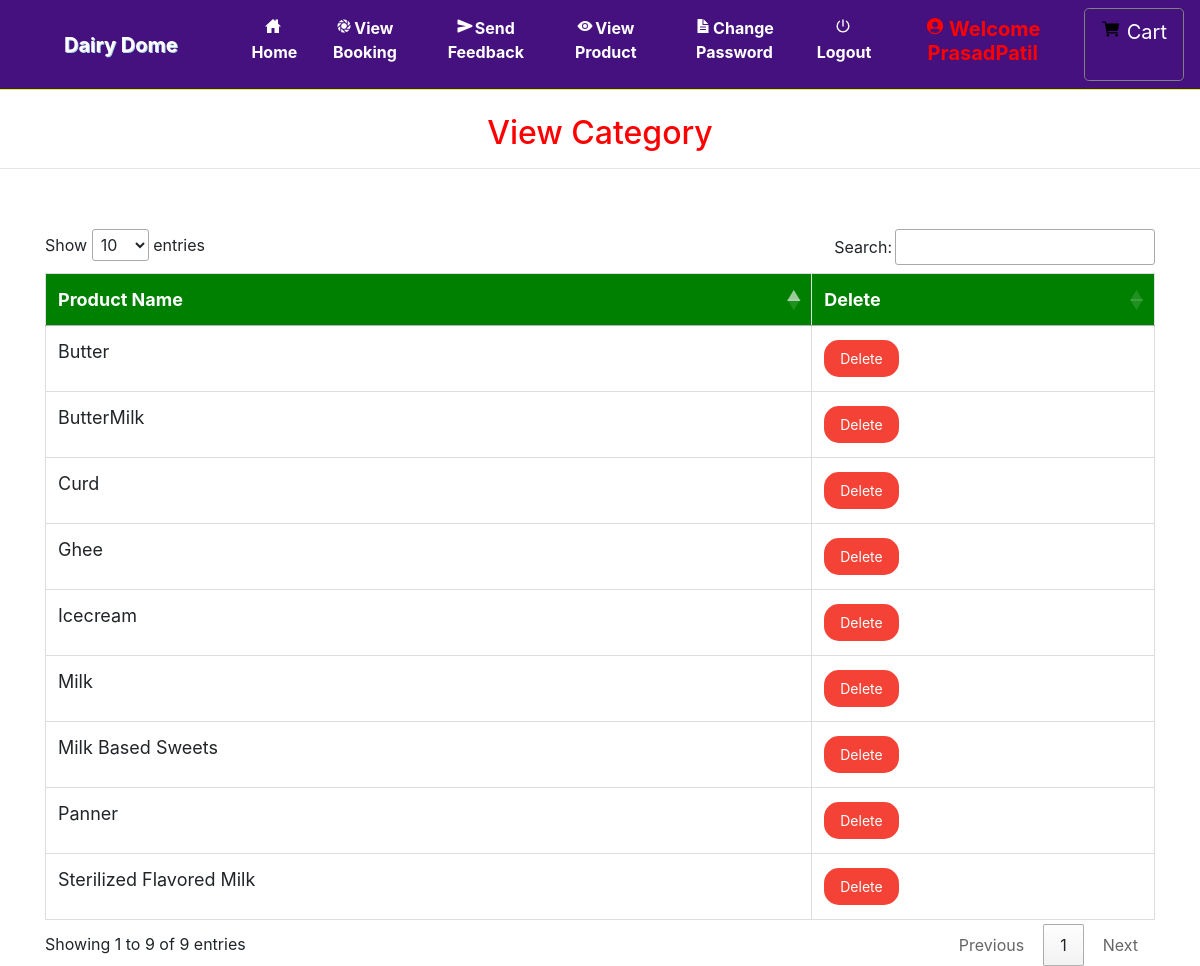
Screenshot of /view_categary/ (signed in) with the database file from the repository.
### grocery/models.py (models this page shows, shortened)
class Category(models.Model):
    name = models.CharField(max_length=30, null=True)

### grocery/views.py (the view)
# urls.py: path('view_categary/', View_Categary, name='view_categary'),
def View_Categary(request):
    if not request.user.is_authenticated:
        return redirect('login_admin')
    pro = Category.objects.all()
    d = {'pro': pro}
    return render(request,'view_category.html', d)

### grocery/templates/view_category.html (shortened to what this page needs)
{% extends 'navigation.html' %}
{% block body %}
<center><h2 style="color:red;margin-top:2%">View Category</h2></center>
<hr>
<div class="container">
    <table class="table table-bordered" id="myTable">
        <thead>
            <tr>
                <th>Product Name</th>
                <th>Delete</th>
            </tr>
        </thead>
        <tbody>
            {% for i in pro %}
            <tr>
                <td>{{i.name}}</td>
                <td>
                    <a href="{% url 'delete_category' i.id %}" onclick="return confirm('Are you sure?')">
                        <button class="button button1">Delete</button>
                    </a>
                </td>
            </tr>
            {% endfor %}
        </tbody>
    </table>
</div>
{% endblock %}

### grocery/templates/navigation.html (shortened to what this page needs)
<!DOCTYPE html>
<html lang="en">
<head>
    {% load static %}
     <link rel="stylesheet" href="https://maxcdn.bootstrapcdn.com/bootstrap/4.0.0/css/bootstrap.min.css">
  <link rel = stylesheet href = "//cdn.datatables.net/1.10.19/css/jquery.dataTables.min.css">
<link rel="stylesheet" href="https://cdnjs.cloudflare.com/ajax/libs/font-awesome/4.7.0/css/font-awesome.min.css">
</head>
<body style="background-color:white">
<nav class="navbar navbar-expand-sm" style = "background-color : #44117e ; border-bottom:1px solid #d7fc06">
  <a class="navbar-brand pl-5" href="#" style="color:white ; font-weight : bold">Dairy Dome</a>
<div class="collapse navbar-collapse" id="collapsibleNavbar">
  <ul class="navbar-nav pl-5 text-center">
    {% if request.user.username %}
    {% if not request.user.is_staff %}
    <li class="nav-item">
      <a class="nav-link" href="{% url 'home' %}" style="color:white"><ion-icon style="margin-right:2px" name="home-sharp"></ion-icon>Home</a>
    </li>
    <li class="nav-item">
      <a class="nav-link" href="{% url 'view_booking' %}" style="color:white"><ion-icon style="margin-right:2px" name="aperture"></ion-icon>View Booking</a>
    </li>
    <li class="nav-item">
      <a class="nav-link" href="{% url 'send_feedback' request.user.id %}" style="color:white"><ion-icon style="margin-right:2px" name="send"></ion-icon>Send Feedback</a>
    </li>
    <li class="nav-item">
      <a class="nav-link" href="{% url 'view_product' 0 %}" style="color:white"><ion-icon style="margin-right:2px" name="eye"></ion-icon>View Product</a>
    </li>
    <li class="nav-item">
      <a class="nav-link" href="{% url 'change_password' %}" style="color:white"><ion-icon style="margin-right:2px" name="document-text-sharp"></ion-icon>Change Password</a>
    </li>
    {% endif %}
    {% endif %}
    {% if request.user.is_authenticated %}
    <a class="nav-link" href="{% url 'logout' %}" style="color:white"><ion-icon style="margin-right:2px" name="power-sharp"></ion-icon>Logout</a>
    {% if not request.user.is_staff %}
    <li class="nav-item">
      <a href="{% url 'profile' %}"><h5 class="nav-link" style="color:red"><ion-icon style="margin-right:4px;color:#FF0000" name="person-circle-sharp"></ion-icon>Welcome {{request.user.username}}</h5>
      </a></li>
    {% else %}
    <li class="nav-item">
      <h5  class="nav-link" style="color:#91DE00"><ion-icon style="margin-right:4px;color:#91DE00" name="person-circle-sharp"></ion-icon>Welcome {{request.user.username}}</h5>
    </li>
    {% endif %}
    {% endif %}
    {% if not request.user.is_staff %}
    {% if request.user.username %}
      <a href="{% url 'cart' %}" style="border:1px solid gray" class="btn btn-default btn-lg text-dark text-capitalize">
        <ion-icon style="color:black;margin-top:2%" name="cart"></ion-icon><span style="margin-left:6px;margin-top:2%;color:white">Cart</span></a></center>
{% endif %}
    {% endif %}
    </ul>
</div>
</nav>
{% block body %}
{% endblock %}
</body></html>

### grocery/templates/navigation.html (style rules this page uses)
* { box-sizing: border-box; }
#myTable { border-collapse: collapse; width: 100%; border: 1px solid #ddd; font-size: 18px; }
#myTable th { text-align: left; padding: 12px; background-color: green; color: white; }
#myTable td { text-align: left; padding: 12px; background-color: white; }
#myTable tr { border-bottom: 1px solid #ddd; }
.button { background-color: orange; border: none; color: white; padding: 10px; text-align: center; text-decoration: none; display: inline-block; font-size: 14px; margin: 1px 1px; cursor: pointer; }
.button1 { border-radius: 15px; }
.nav-link { font-weight:bold; }
.navbar-brand { text-shadow: 1px 1px lightblue; }

### grocery/templates/view_category.html (style rules this page uses)
.container { margin-top: 5%; }
.table { width: 100%; border-collapse: collapse; }
.table th, .table td { border: 1px solid #ddd; padding: 8px; text-align: left; }
.table th { background-color: #f2f2f2; }
.button { background-color: #f44336; border: none; color: white; padding: 8px 16px; text-align: center; text-decoration: none; display: inline-block; font-size: 14px; margin: 2px 0px; transition: background-color 0.3s; cursor: pointer; }

### rows the page displays
Category: name "Milk"
Category: name "Curd"
Category: name "Ghee"
Category: name "Butter"
Category: name "Panner"
Category: name "Sterilized Flavored Milk"
Category: name "ButterMilk"
Category: name "Icecream"
Category: name "Milk Based Sweets"

### other values shown
{{ request.user.username }} "PrasadPatil"
